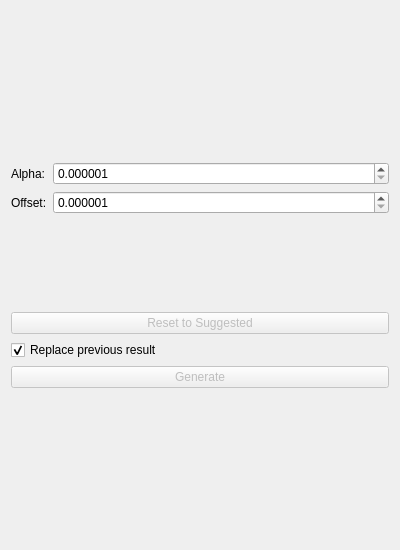
<?xml version="1.0" encoding="UTF-8"?>
<ui version="4.0">
 <class>ShrinkWrapDialog</class>
 <widget class="QDialog" name="ShrinkWrapDialog">
  <property name="geometry">
   <rect>
    <x>0</x>
    <y>0</y>
    <width>400</width>
    <height>550</height>
   </rect>
  </property>
  <property name="windowTitle">
   <string>Shrink Wrap</string>
  </property>
  <layout class="QVBoxLayout" name="verticalLayout">
   <item>
    <widget class="MeshSelectionBox" name="meshSelectionBox" native="true"/>
   </item>
   <item>
    <layout class="QFormLayout" name="toleranceForm">
     <item row="0" column="0">
      <widget class="QLabel" name="alphaLabel">
       <property name="text">
        <string>Alpha:</string>
       </property>
      </widget>
     </item>
     <item row="0" column="1">
      <widget class="QDoubleSpinBox" name="alphaSpin">
       <property name="decimals">
        <number>6</number>
       </property>
       <property name="minimum">
        <double>0.000001000000000</double>
       </property>
       <property name="maximum">
        <double>1000000.000000000000000</double>
       </property>
       <property name="singleStep">
        <double>0.010000000000000</double>
       </property>
      </widget>
     </item>
     <item row="1" column="0">
      <widget class="QLabel" name="offsetLabel">
       <property name="text">
        <string>Offset:</string>
       </property>
      </widget>
     </item>
     <item row="1" column="1">
      <widget class="QDoubleSpinBox" name="offsetSpin">
       <property name="decimals">
        <number>6</number>
       </property>
       <property name="minimum">
        <double>0.000001000000000</double>
       </property>
       <property name="maximum">
        <double>1000000.000000000000000</double>
       </property>
       <property name="singleStep">
        <double>0.001000000000000</double>
       </property>
      </widget>
     </item>
    </layout>
   </item>
   <item>
    <widget class="QPushButton" name="resetToleranceButton">
     <property name="enabled">
      <bool>false</bool>
     </property>
     <property name="text">
      <string>Reset to Suggested</string>
     </property>
    </widget>
   </item>
   <item>
    <widget class="QCheckBox" name="replacePreviousCheckBox">
     <property name="text">
      <string>Replace previous result</string>
     </property>
     <property name="checked">
      <bool>true</bool>
     </property>
    </widget>
   </item>
   <item>
    <widget class="QPushButton" name="generateButton">
     <property name="enabled">
      <bool>false</bool>
     </property>
     <property name="text">
      <string>Generate</string>
     </property>
    </widget>
   </item>
   <item>
    <widget class="QLabel" name="statusLabel">
     <property name="text">
      <string/>
     </property>
     <property name="wordWrap">
      <bool>true</bool>
     </property>
    </widget>
   </item>
  </layout>
 </widget>
 <customwidgets>
  <customwidget>
   <class>MeshSelectionBox</class>
   <extends>QWidget</extends>
   <header>MeshSelectionBox.h</header>
  </customwidget>
 </customwidgets>
 <resources/>
 <connections/>
</ui>
